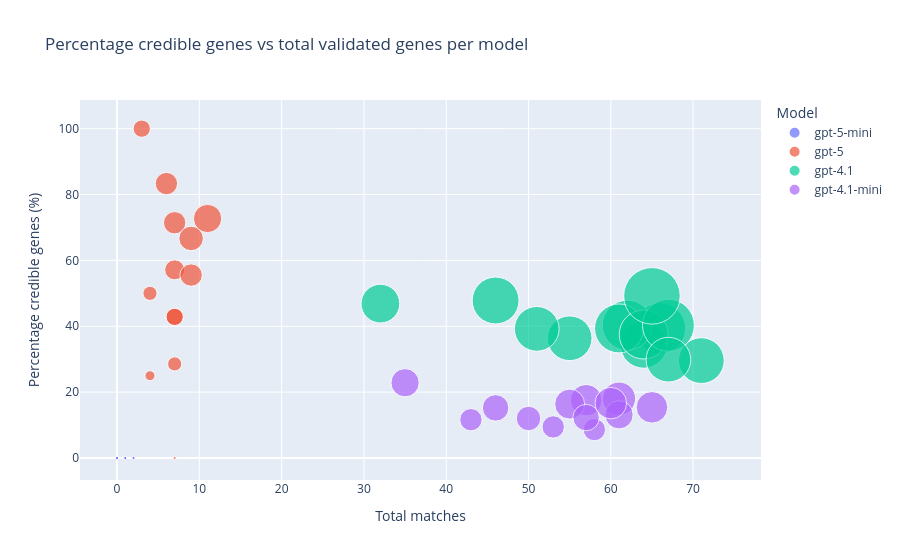

Notebook source saved alongside this figure:
### Markdown cell above
### Amount of credible genes per iteration

### Code cell
# make credible_count column
df['credible_count'] = df['percent_credible'] / 100 * df['total_matches']

# If credible_count is 0, set minimum bubble size to 0.1 to make it visible
df['credible_count_plot'] = df['credible_count'].apply(lambda x: max(x, 0.1))


fig = px.scatter(
    df,
    x='total_matches',
    y='percent_credible',
    size='credible_count_plot',
    color='model',
    hover_name='model',
    hover_data=['total_matches', 'credible_count'],
    title='Percentage credible genes vs total matched genes per model',
    labels={
        'total_matches': 'Total matches',
        'percent_credible': 'Percentage credible genes (%)',
        'credible_count': 'Number of credible genes',
        'model': 'Model'
    },
    size_max=40,
    category_orders={'model': ['gpt-5-mini', 'gpt-5', 'gpt-4.1', 'gpt-4.1-mini']}  # force order and legend
)

fig.show()

### Figure 1 — Plotly figure (JSON) as saved in the notebook; plotly's stock layout.template omitted (floating-point values rounded to 4 significant figures)
{"data": [{"customdata": [[0.0], [0.0], [0.0], [0.0], [0.0], [0.0], [0.0], [0.0], [0.0], [0.0], [0.0], [0.0], [0.0]], "hovertemplate": "<b>%{hovertext}</b><br><br>Model=gpt-5-mini<br>Total matches=%{x}<br>Percentage credible genes (%)=%{y}<br>credible_count_plot=%{marker.size}<br>Amount of credible genes=%{customdata[0]}<extra></extra>", "hovertext": ["gpt-5-mini", "gpt-5-mini", "gpt-5-mini", "gpt-5-mini", "gpt-5-mini", "gpt-5-mini", "gpt-5-mini", "gpt-5-mini", "gpt-5-mini", "gpt-5-mini", "gpt-5-mini", "gpt-5-mini", "gpt-5-mini"], "legendgroup": "gpt-5-mini", "marker": {"color": "#636efa", "size": [0.1, 0.1, 0.1, 0.1, 0.1, 0.1, 0.1, 0.1, 0.1, 0.1, 0.1, 0.1, 0.1], "sizemode": "area", "sizeref": 0.02, "symbol": "circle"}, "mode": "markers", "name": "gpt-5-mini", "orientation": "v", "showlegend": true, "type": "scatter", "x": [2, 0, 0, 0, 0, 1, 0, 1, 0, 0, 1, 2, 0], "xaxis": "x", "y": [0.0, 0.0, 0.0, 0.0, 0.0, 0.0, 0.0, 0.0, 0.0, 0.0, 0.0, 0.0, 0.0], "yaxis": "y"}, {"customdata": [[0.0], [1.0], [3.0], [4.0], [5.0], [6.0], [5.0], [3.0], [2.0], [2.0], [3.0], [8.0], [5.0]], "hovertemplate": "<b>%{hovertext}</b><br><br>Model=gpt-5<br>Total matches=%{x}<br>Percentage credible genes (%)=%{y}<br>credible_count_plot=%{marker.size}<br>Amount of credible genes=%{customdata[0]}<extra></extra>", "hovertext": ["gpt-5", "gpt-5", "gpt-5", "gpt-5", "gpt-5", "gpt-5", "gpt-5", "gpt-5", "gpt-5", "gpt-5", "gpt-5", "gpt-5", "gpt-5"], "legendgroup": "gpt-5", "marker": {"color": "#EF553B", "size": [0.1, 1.0, 3.0, 4.0, 5.0, 6.0, 5.0, 3.0, 2.0, 2.0, 3.0, 8.0, 5.0], "sizemode": "area", "sizeref": 0.02, "symbol": "circle"}, "mode": "markers", "name": "gpt-5", "orientation": "v", "showlegend": true, "type": "scatter", "x": [7, 4, 7, 7, 7, 9, 9, 7, 7, 4, 3, 11, 6], "xaxis": "x", "y": [0.0, 25.0, 42.86, 57.14, 71.43, 66.67, 55.56, 42.86, 28.57, 50.0, 100.0, 72.73, 83.33], "yaxis": "y"}, {"customdata": [[20.0], [26.0], [21.0], [22.0], [20.0], [25.0], [24.0], [24.0], [22.0], [15.0], [27.0], [20.0], [32.0]], "hovertemplate": "<b>%{hovertext}</b><br><br>Model=gpt-4.1<br>Total matches=%{x}<br>Percentage credible genes (%)=%{y}<br>credible_count_plot=%{marker.size}<br>Amount of credible genes=%{customdata[0]}<extra></extra>", "hovertext": ["gpt-4.1", "gpt-4.1", "gpt-4.1", "gpt-4.1", "gpt-4.1", "gpt-4.1", "gpt-4.1", "gpt-4.1", "gpt-4.1", "gpt-4.1", "gpt-4.1", "gpt-4.1", "gpt-4.1"], "legendgroup": "gpt-4.1", "marker": {"color": "#00cc96", "size": [20.0, 26.0, 21.0, 22.0, 20.0, 25.0, 24.0, 24.0, 22.0, 15.0, 27.0, 20.0, 32.0], "sizemode": "area", "sizeref": 0.02, "symbol": "circle"}, "mode": "markers", "name": "gpt-4.1", "orientation": "v", "showlegend": true, "type": "scatter", "x": [55, 66, 71, 64, 51, 62, 61, 64, 46, 32, 67, 67, 65], "xaxis": "x", "y": [36.36, 39.39, 29.58, 34.38, 39.22, 40.32, 39.34, 37.5, 47.83, 46.88, 40.3, 29.85, 49.23], "yaxis": "y"}, {"customdata": [[5.0], [5.0], [10.0], [7.0], [6.0], [10.0], [9.0], [7.0], [5.0], [8.0], [11.0], [8.0], [10.0]], "hovertemplate": "<b>%{hovertext}</b><br><br>Model=gpt-4.1-mini<br>Total matches=%{x}<br>Percentage credible genes (%)=%{y}<br>credible_count_plot=%{marker.size}<br>Amount of credible genes=%{customdata[0]}<extra></extra>", "hovertext": ["gpt-4.1-mini", "gpt-4.1-mini", "gpt-4.1-mini", "gpt-4.1-mini", "gpt-4.1-mini", "gpt-4.1-mini", "gpt-4.1-mini", "gpt-4.1-mini", "gpt-4.1-mini", "gpt-4.1-mini", "gpt-4.1-mini", "gpt-4.1-mini", "gpt-4.1-mini"], "legendgroup": "gpt-4.1-mini", "marker": {"color": "#ab63fa", "size": [5.0, 5.0, 10.0, 7.0, 6.0, 10.0, 9.0, 7.0, 5.0, 8.0, 11.0, 8.0, 10.0], "sizemode": "area", "sizeref": 0.02, "symbol": "circle"}, "mode": "markers", "name": "gpt-4.1-mini", "orientation": "v", "showlegend": true, "type": "scatter", "x": [53, 58, 65, 46, 50, 57, 55, 57, 43, 35, 61, 61, 60], "xaxis": "x", "y": [9.434, 8.621, 15.38, 15.22, 12.0, 17.54, 16.36, 12.28, 11.63, 22.86, 18.03, 13.11, 16.67], "yaxis": "y"}], "layout": {"legend": {"itemsizing": "constant", "title": {"text": "Model"}, "tracegroupgap": 0}, "title": {"text": "Percentage credible genes vs total validated genes per model"}, "xaxis": {"anchor": "y", "domain": [0, 1], "title": {"text": "Total matches"}}, "yaxis": {"anchor": "x", "domain": [0, 1], "title": {"text": "Percentage credible genes (%)"}}}}
